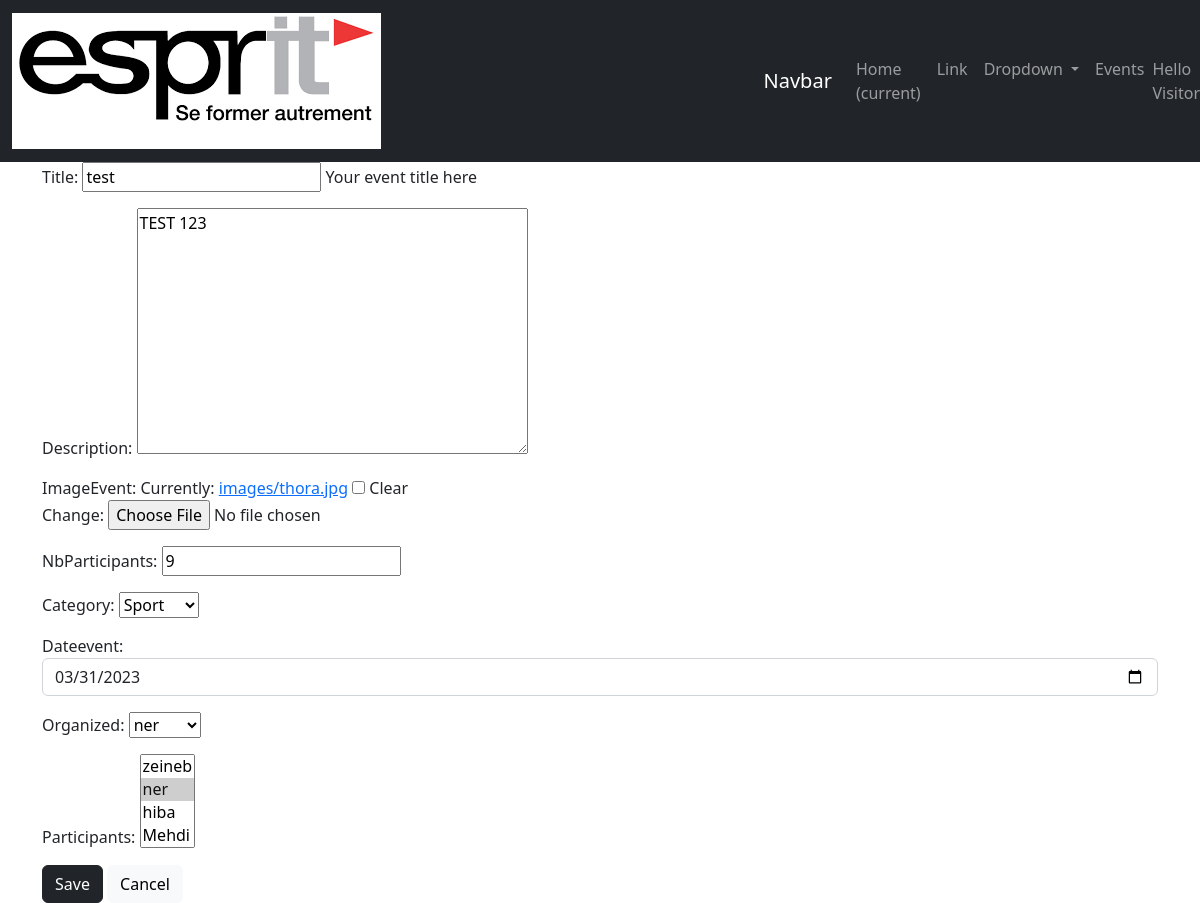
/events/editEv/1, run on an earlier commit of the app's database.
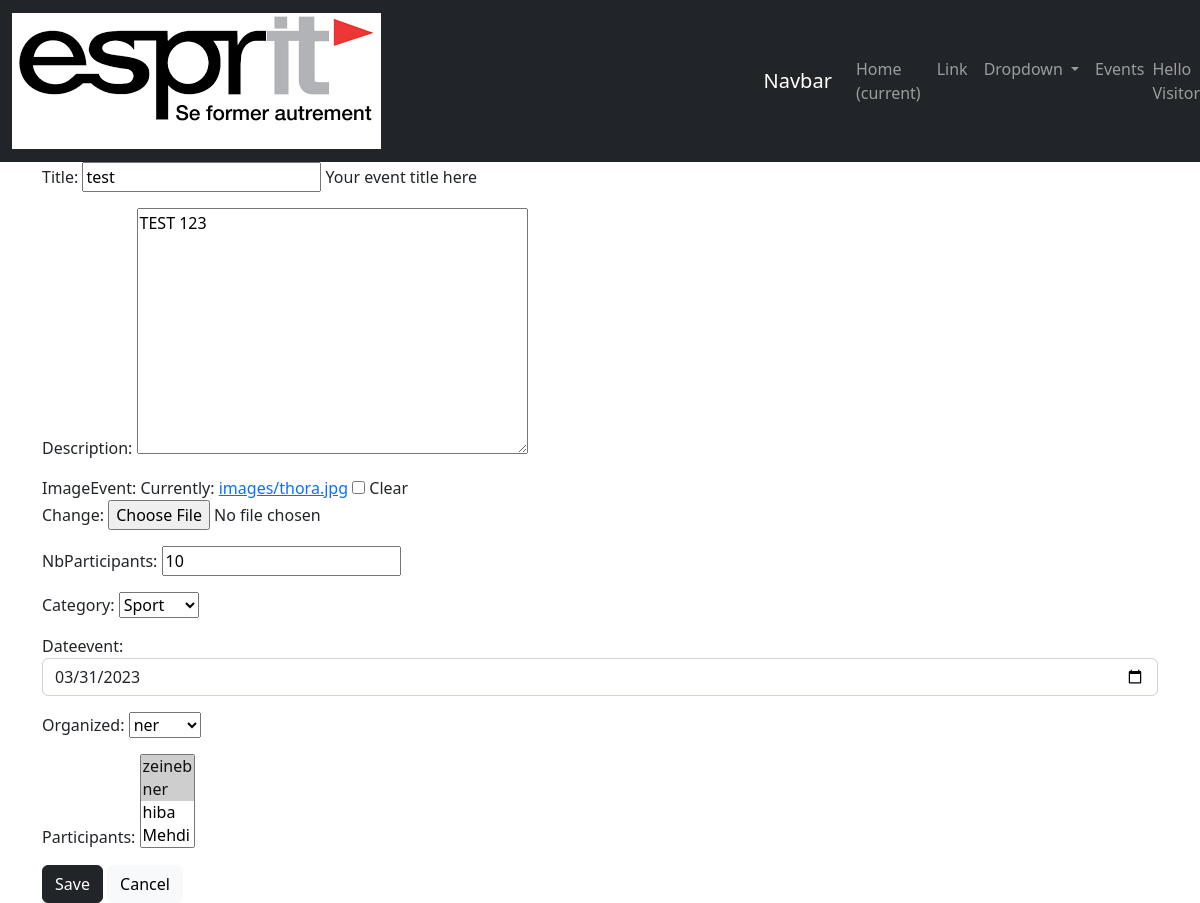
And on a later commit of the database.
### events/models.py (models this page shows, shortened)
class Event(models.Model):
     title = models.CharField("Title" ,max_length=250)
     description =models.TextField()
     state =models.BooleanField(default=False)
     imageEvent=models.ImageField(upload_to='images/',blank=True, null=True )
     nbParticipants=models.IntegerField(default=0)
     CATEGORY_CHOICES=(
        ('Music','Music'),
        ('Sport','Sport'),
        ('Cinema','Cinema'),
    )
     category=models.CharField(max_length=10,choices=CATEGORY_CHOICES)
     dateEvent=models.DateField(validators=[in_the_future])
     createdAt=models.DateField(auto_now_add=True)
     updateAt=models.DateField(auto_now=True)
     organized =models.ForeignKey(Person,on_delete=models.CASCADE)
     participants =models.ManyToManyField(
        Person,
        related_name="participations",
        through="Participation"
     )

### events/views.py (the view)
# urls.py: path('editEv/<int:pk>', EventUpdateView.as_view(), name="Events_editM"),
class EventUpdateView(UpdateView):
    model = Event
    form_class = EventModelForm
    template_name = 'events/event_update.html'
    success_url = reverse_lazy('Events_listV')

### events/forms.py
class EventModelForm(forms.ModelForm):
    class Meta:
        model=Event
        field= "_all_"
        exclude= ['state']
        help_texts= {
            'title': 'Your event title here'
        }
    dateEvent= forms.DateField(
        initial=date.today(),
        widget= forms.DateInput(
        attrs={
            'type': 'date',
            'class': 'form-control date-input'
        }
    ))

### Workshop/templates/events/event_update.html (shortened to what this page needs)
{% extends "base.html" %}
{% block content %}
<form method="post" enctype="multipart/form-data">
    {{ form.as_p }}
    <input type="submit" value="Save" class="btn btn-dark">
    <input type="reset" value="Cancel" class="btn btn-light">
</form>
{% endblock content %}

What changed in the data, as far as the page shows it:
changed Event "test": nbParticipants "9" → "10"
Also different on the page:
form field participants: "zeineb / ner ☑ / hiba / Mehdi" → "zeineb ☑ / ner ☑ / hiba / Mehdi"
